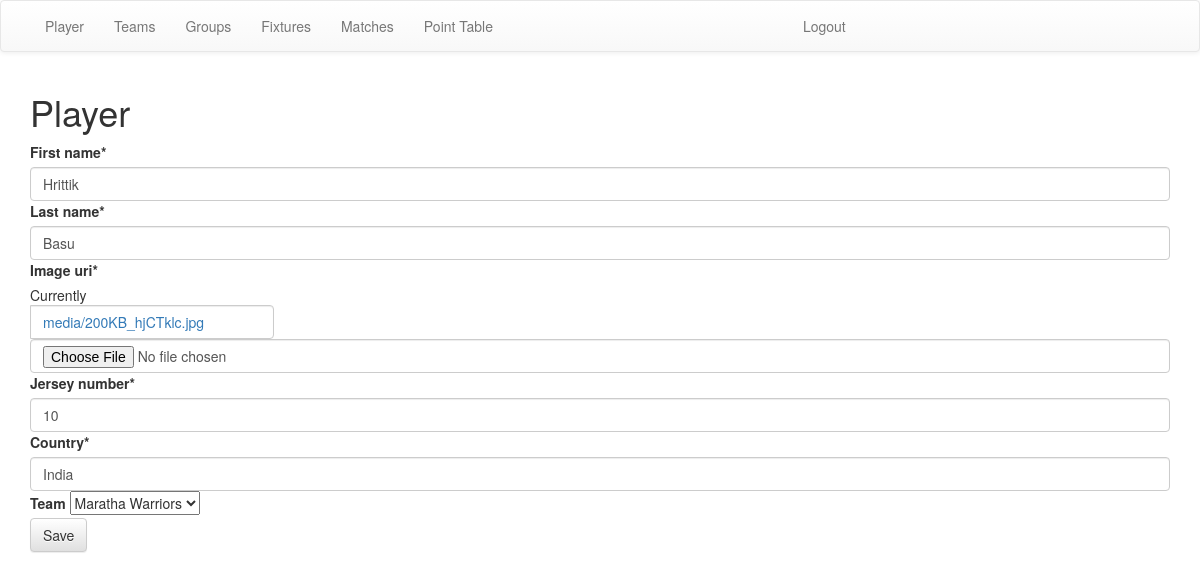
The page /players/update/19 (signed in) on the database its author committed.
### manage_players/models.py (models this page shows, shortened)
class Player(models.Model):
    identifier = models.AutoField(primary_key=True)
    first_name = models.CharField(max_length=255)
    last_name = models.CharField(max_length=255)
    image_uri = models.ImageField(upload_to='media')
    jersey_number = models.CharField(max_length=3)
    country = models.CharField(max_length=50)
    team = models.ForeignKey(Team,on_delete=models.CASCADE,blank=True,null=True)

### manage_players/views.py (the view, shortened to what this page needs)
# urls.py: path('update/<int:pk>', views.PlayerUpdateView.as_view(),name='PlayerUpdate'),
class PlayerUpdateView(LoginRequiredMixin,UpdateView):
    model = Player
    form_class = PlayerDetailForm
    template_name = 'manage_players/player_create_update.html'

### manage_players/forms.py
class PlayerDetailForm(forms.ModelForm):
    class Meta():
        model = Player
        fields=['first_name','last_name','image_uri','jersey_number','country','team']

### manage_teams/models.py (called while the page is built)
    def __str__(self):
        return self.name

### templates/manage_players/player_create_update.html (shortened to what this page needs)
{% extends 'base.html' %}
{% load crispy_forms_tags %}
{% block content %}
    <h1>Player</h1>
    <form method="POST" enctype="multipart/form-data" class="post-form">
    {{ form|crispy  }}
    <button type="submit" class="save btn btn-default">Save</button>
    </form>
{% endblock %}

### rows shown on the page
Player: first_name "Hrittik", last_name "Basu", jersey_number "10", country "India", team "Maratha Warriors"
